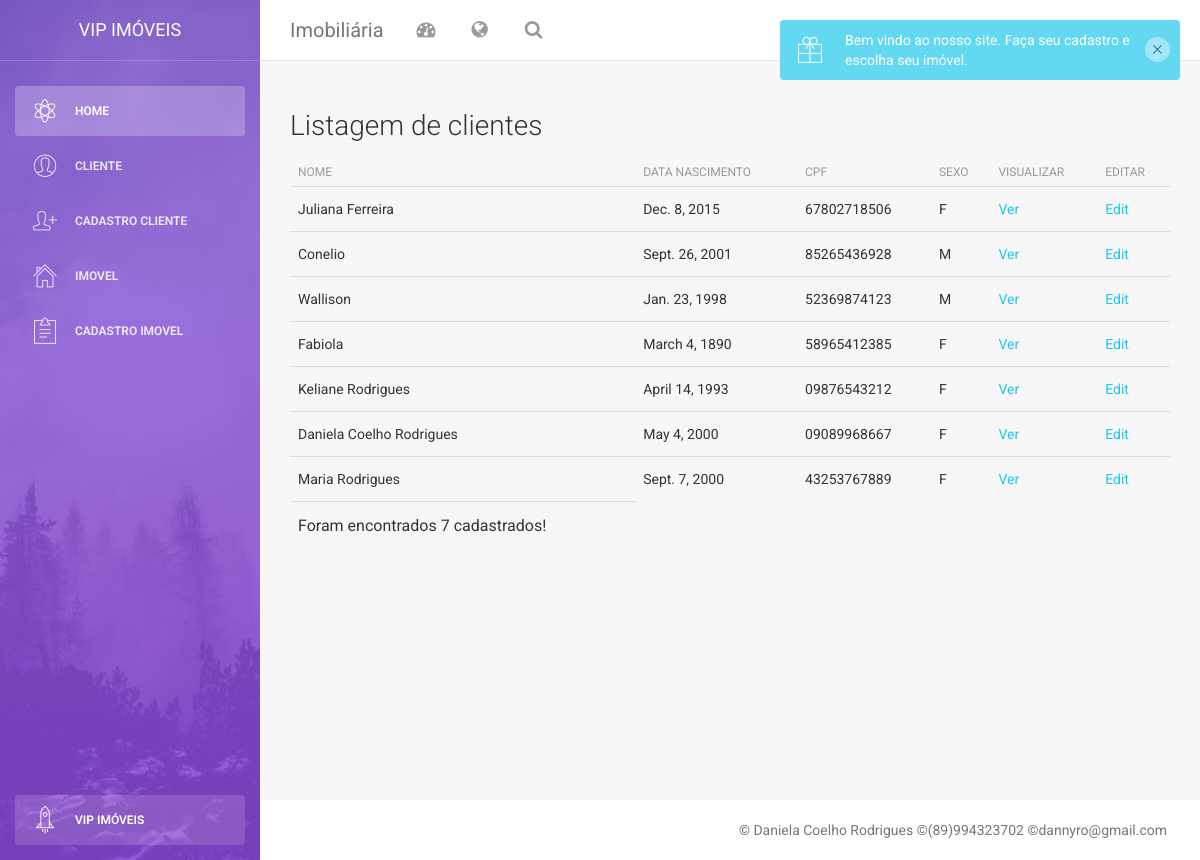
Screenshot of /imoveis/cliente/ with the database file from the repository.
### imoveis/models.py (models this page shows)
class Cliente(models.Model):
    cpf = models.CharField(max_length=11)
    nome = models.CharField(max_length=50)
    dt_nasc = models.DateField()
    sexo = models.CharField(max_length=1)

### imoveis/views.py (the view)
# urls.py: path('cliente/', views.cliente_list),
def cliente_list(request):
    clientes = Cliente.objects.all()
    return render(request, 'cliente/list.html', {'clientes':clientes})

### imoveis/templates/cliente/list.html
{% extends "base.html" %} {% block daniela %}
<div class="row">
    <div class="col-md-12">
        <h3>Listagem de clientes</h3>
        <table class="table">
            <thead>
                <tr>
                    <th>Nome</th>
                    <th>Data Nascimento</th>
                    <th>CPF</th>
                    <th>Sexo</th>
                    <th>Visualizar</th>
                    <th>Editar</th>
                </tr>
            </thead>
            <tbody>
                {% for cliente in clientes %}
                <tr>
                    <td>{{cliente.nome}}</td>
                    <td>{{cliente.dt_nasc}}</td>
                    <td>{{cliente.cpf}}</td>
                    <td>{{cliente.sexo}}</td>
                    <td>
                        <a href="/imoveis/cliente/{{cliente.id}}/">Ver</a>
                    </td>
                    <td>
                        <a href="/imoveis/cliente/{{cliente.id}}/edit/">Edit</a>
                    </td>
                </tr>
                {% endfor %}
            </tbody>
            <tfoot>
                <tr>
                    <td>
                        <p>Foram encontrados {{clientes | length}} cadastrados!</p>
                    </td>
                </tr>
            </tfoot>
        </table>
    </div>
</div>
{% endblock %}

### rows the page displays
Cliente: nome "Juliana Ferreira", dt_nasc "Dec. 8, 2015", cpf "67802718506", sexo "F"
Cliente: nome "Conelio", dt_nasc "Sept. 26, 2001", cpf "85265436928", sexo "M"
Cliente: nome "Wallison", dt_nasc "Jan. 23, 1998", cpf "52369874123", sexo "M"
Cliente: nome "Fabiola", dt_nasc "March 4, 1890", cpf "58965412385", sexo "F"
Cliente: nome "Keliane Rodrigues", dt_nasc "April 14, 1993", cpf "09876543212", sexo "F"
Cliente: nome "Daniela Coelho Rodrigues", dt_nasc "May 4, 2000", cpf "09089968667", sexo "F"
Cliente: nome "Maria Rodrigues", dt_nasc "Sept. 7, 2000", cpf "43253767889", sexo "F"

### other values shown
{{ clientes | length }} "7"
